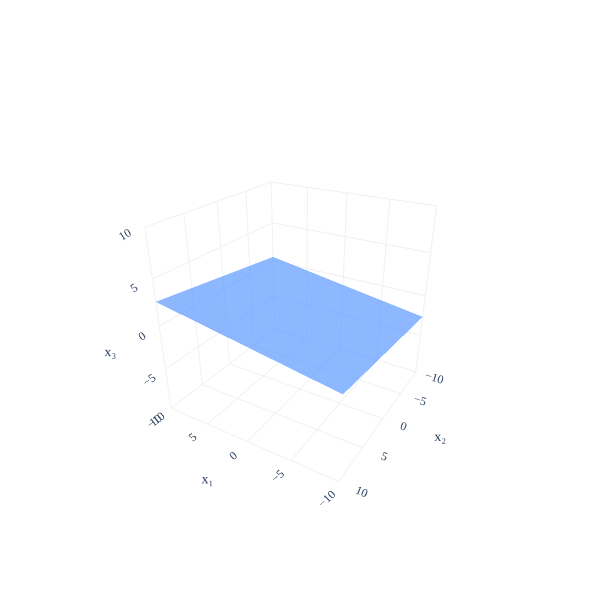

Notebook source saved alongside this figure:
### Markdown cell above
---

## Hyperplanes

So far, we've learned how to think of lines and planes in arbitrarily high dimensions. We can't visualize a plane in $\mathbb{R}^{76}$, but we have some intuition that it's a 2-dimensional "slice" of 76-dimensional space.

On the topic of slices:
- A line is a **1**-dimensional "slice" of 2-dimensional space.
- A plane is a **2**-dimensional "slice" of 3-dimensional space.

In general, a **hyperplane** is an $(n-1)$-dimensional "slice" of $n$-dimensional space.

:::{note} Definition: Hyperplane

A **hyperplane** in $\mathbb{R}^n$ is the set of all points $(x_1, x_2, \ldots, x_n)$ that satisfy the equation

$$a_1x_1 + a_2x_2 + \cdots + a_nx_n + b = \vec a \cdot \vec x + b = 0$$

where $\vec a, \vec x \in \mathbb{R}^n$ and $b \in \mathbb{R}$.
:::

The most common way of representing a hyperplane is the form $\vec a \cdot \vec x + b = 0$.

- **Example**: $2x_1 + 3x_2 - 5 = 0 $ is a hyperplane in $\mathbb{R}^2$, defined by the vector $\vec a = \begin{bmatrix} 2 \\ 3 \end{bmatrix}$ and $b = -5$. This is just a line in $\mathbb{R}^2$. (If it helps to see that this is a line, relabel $x_1$ and $x_2$ as $x$ and $y$.)
- **Example**: $x_1 + x_2 + x_3 = 0$ is a hyperplane in $\mathbb{R}^3$, defined by the vector $\vec a = \begin{bmatrix} 1 \\ 1 \\ 1 \end{bmatrix}$ and $b = 0$. This is just a plane in $\mathbb{R}^3$.

Hyperplanes are **hugely** important in machine learning, particularly in the context of **classification**. You should think of a hyperplane in $\mathbb{R}^n$ as a boundary that divides all of $\mathbb{R}^n$ into two halves: everything is either above it or below it.

For example, the hyperplane $\begin{bmatrix} -3 \\ -2 \\ 19 \end{bmatrix} \cdot \vec x = 0$ is shown below. Any point in $\mathbb{R}^3$ is either above it, meaning $\begin{bmatrix} -3 \\ -2 \\ 19 \end{bmatrix} \cdot \vec x > 0$, or below it, meaning $\begin{bmatrix} -3 \\ -2 \\ 19 \end{bmatrix} \cdot \vec x < 0$. (Yes, this hyperplane is just the plane $-3x - 2y + 19z = 0$ from earlier!)

### Code cell
import numpy as np
import plotly.graph_objects as go

v1 = (5, 2, 1)
v2 = (-2, 3, 0)

plane_extent = 20
num_points = 3

s_range = np.linspace(-plane_extent, plane_extent, num_points)
t_range = np.linspace(-plane_extent, plane_extent, num_points)
s_grid, t_grid = np.meshgrid(s_range, t_range)

plane_x = s_grid * v1[0] + t_grid * v2[0]
plane_y = s_grid * v1[1] + t_grid * v2[1]
plane_z = s_grid * v1[2] + t_grid * v2[2]

fig = go.Figure()

fig.add_trace(go.Surface(
    x=plane_x,
    y=plane_y,
    z=plane_z,
    opacity=0.8,
    colorscale=[[0, 'rgba(61,129,246,0.8)'], [1, 'rgba(61,129,246,0.8)']],
    showscale=False,
))

fig.update_layout(
    scene=dict(
        xaxis=dict(
            range=[-10, 10],
            title='x₁',
            backgroundcolor='white',
            gridcolor='#f0f0f0',
            zerolinecolor='#f0f0f0',
            showbackground=True,
            # tickfont=dict(family='Palatino'),
            # titlefont=dict(family='Palatino')
        ),
        yaxis=dict(
            range=[-10, 10],
            title='x₂',
            backgroundcolor='white',
            gridcolor='#f0f0f0',
            zerolinecolor='#f0f0f0',
            showbackground=True,
            # tickfont=dict(family='Palatino'),
            # titlefont=dict(family='Palatino')
        ),
        zaxis=dict(
            range=[-10, 10],
            title='x₃',
            backgroundcolor='white',
            gridcolor='#f0f0f0',
            zerolinecolor='#f0f0f0',
            showbackground=True,
            # tickfont=dict(family='Palatino'),
            # titlefont=dict(family='Palatino')
        ),
        aspectmode='cube',
    ),
    width=600,
    height=600,
    scene_camera=dict(
        eye=dict(x=-1.2, y=2, z=1.2)
    ),
    font=dict(family='Palatino'),
    paper_bgcolor='white',
    plot_bgcolor='white'
)

fig.show()

### Figure 1 — Plotly figure (JSON) as saved in the notebook; plotly's stock layout.template omitted (floating-point values rounded to 4 significant figures)
{"data": [{"colorscale": [[0, "rgba(61,129,246,0.8)"], [1, "rgba(61,129,246,0.8)"]], "opacity": 0.8, "showscale": false, "type": "surface", "x": [[-60.0, 40.0, 140.0], [-100.0, 0.0, 100.0], [-140.0, -40.0, 60.0]], "y": [[-100.0, -60.0, -20.0], [-40.0, 0.0, 40.0], [20.0, 60.0, 100.0]], "z": [[-20.0, 0.0, 20.0], [-20.0, 0.0, 20.0], [-20.0, 0.0, 20.0]]}], "layout": {"font": {"family": "Palatino"}, "height": 600, "paper_bgcolor": "white", "plot_bgcolor": "white", "scene": {"aspectmode": "cube", "camera": {"eye": {"x": -1.2, "y": 2, "z": 1.2}}, "xaxis": {"backgroundcolor": "white", "gridcolor": "#f0f0f0", "range": [-10, 10], "showbackground": true, "title": {"text": "x₁"}, "zerolinecolor": "#f0f0f0"}, "yaxis": {"backgroundcolor": "white", "gridcolor": "#f0f0f0", "range": [-10, 10], "showbackground": true, "title": {"text": "x₂"}, "zerolinecolor": "#f0f0f0"}, "zaxis": {"backgroundcolor": "white", "gridcolor": "#f0f0f0", "range": [-10, 10], "showbackground": true, "title": {"text": "x₃"}, "zerolinecolor": "#f0f0f0"}}, "width": 600}}
